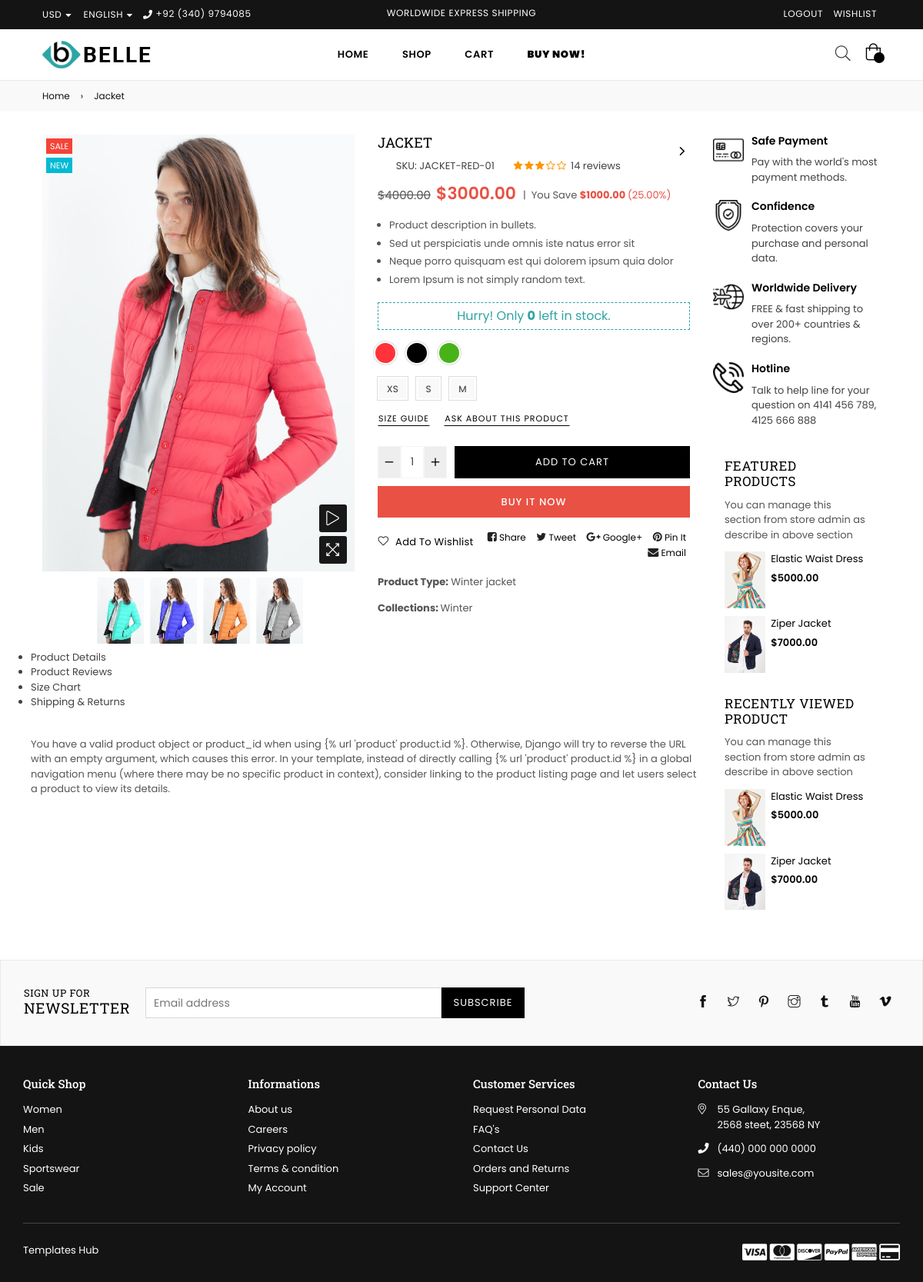
/shop/product/jacket/ (signed in), run on an earlier commit of the app's database.
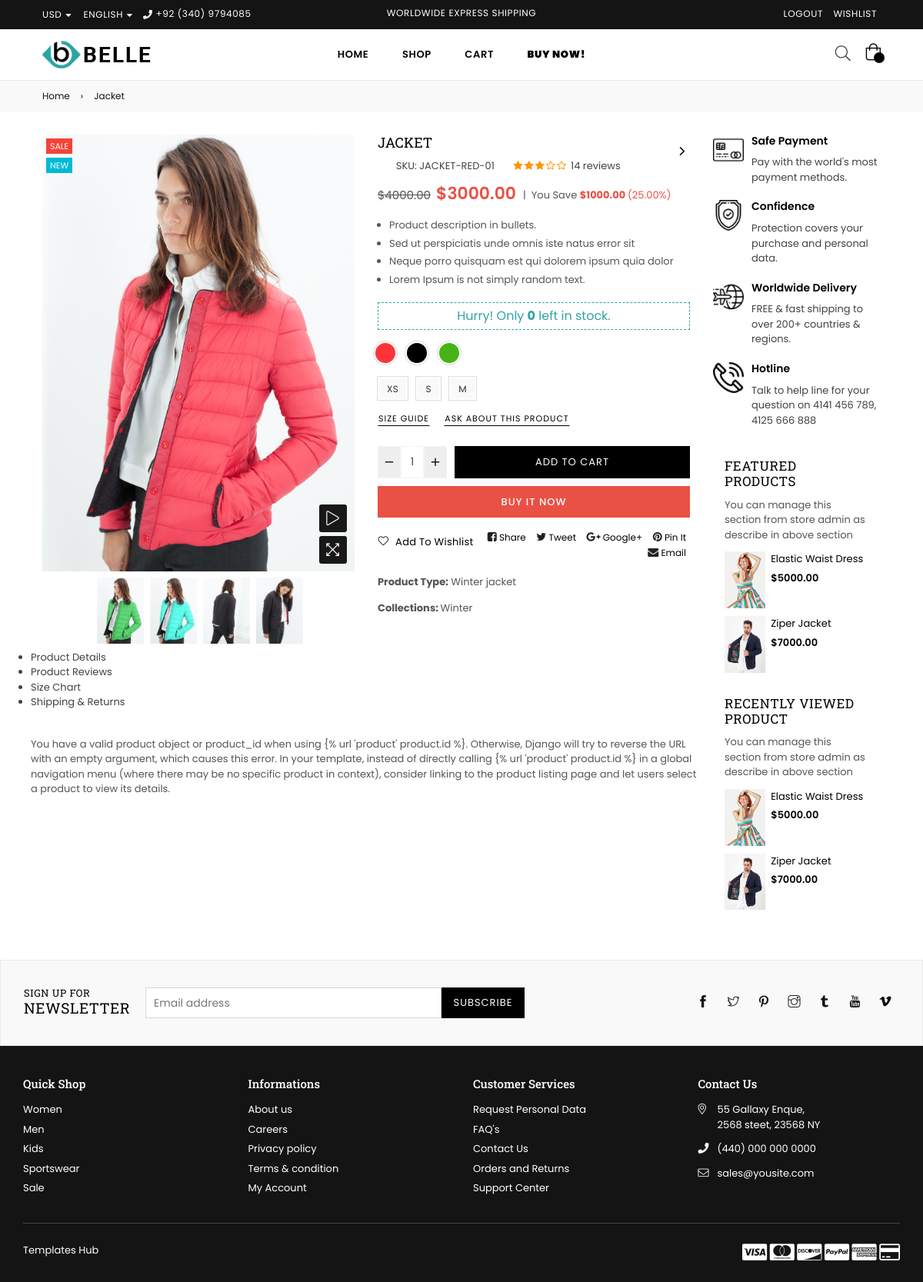
And on a later commit of the database.
### app/models.py (models this page shows, shortened)
class ProductBigImage(models.Model):
    product = models.ForeignKey(Product, related_name='big_images', on_delete=models.CASCADE)
    image = models.ImageField(upload_to='product_big_images/')
    alt_text = models.CharField(max_length=255, blank=True, null=True)
    width = models.PositiveIntegerField(null=True, blank=True)
    height = models.PositiveIntegerField(null=True, blank=True)

### app/views.py (the view, shortened to what this page needs)
# urls.py: path('product/<slug:slug>/', views.product_page, name='product'),
@login_required
def product_page(request, slug):
    product = get_object_or_404(Product, slug=slug)
    variants = product.images.all()  # Get all ProductImage objects related to this product
    big_variants = product.big_images.all()  # Get all ProductBigImage objects related to this product
    reviews = product.reviews.all()
    related_products = Product.objects.exclude(id=product.id)[:4]
    recently_viewed = request.session.get('recently_viewed', [])
    if product.id not in recently_viewed:
        recently_viewed.append(product.id)
        if len(recently_viewed) > 5:
            recently_viewed.pop(0)
    request.session['recently_viewed'] = recently_viewed
    you_saved, percentage_saved = None, None
    if product.price and product.discounted_price:
        you_saved = product.price - product.discounted_price
        percentage_saved = (you_saved / product.price) * 100
    review_form = ReviewForm()
    form = ProductQueryAskForm(request.POST or None)
    if request.method == 'POST' and form.is_valid() and 'query_submit' in request.POST:
        form.save()
        messages.success(request, "Your query has been submitted successfully!")
        return redirect('product', slug=slug)
    cart = request.session.get('cart', {})
    product_quantity = cart.get(str(product.id), 1)
    context = {
        'product': product,
        'variants': variants,
        'big_variants': big_variants,
        'you_saved': you_saved,
        'percentage_saved': percentage_saved,
        'reviews': reviews,
        'review_form': review_form,
        'form': form,
        'related_products': related_products,
        'product_quantity': product_quantity,
    }
    return render(request, 'app/product_page.html', context)

### app/forms.py
class ReviewForm(forms.ModelForm):
    class Meta:
        model = Review
        fields = ['name', 'email', 'rating', 'review_title', 'comment']
        widgets = {
            'name': forms.TextInput(attrs={'placeholder': 'Enter your name'}),
            'email': forms.EmailInput(attrs={'placeholder': 'john.smith@example.com'}),
            'rating': forms.NumberInput(attrs={'min': 1, 'max': 5}),
            'review_title': forms.TextInput(attrs={'placeholder': 'Give your review a title'}),
            'comment': forms.Textarea(attrs={'rows': 5, 'placeholder': 'Write your review here'}),
        }

### app/models.py (called while the page is built)
    def __str__(self):
        return self.name

    @property
    def total_price(self):
        return self.product.price * self.quantity

### app/templatetags/custom_filters.py (called while the page is built)
@register.filter
def negative(value):
    try:
        return -int(value)
    except (ValueError, TypeError):
        return value  # Return the original value if conversion fails

### app/templates/app/product_page.html (shortened to what the changed rows need)
{% extends 'base.html' %}
{% load static %}
{% load custom_filters %}
{% block content %}
   <div id="page-content">
    <div id="MainContent" class="main-content" role="main">
        <div id="ProductSection-product-template" class="product-template__container prstyle3 container-fluid">
            <div class="product-single product-single-1">
              <div class="left-content-product">
                    <div class="row">
                         <div class="col-lg-6 col-md-6 col-sm-12 col-12">
                            <div class="product-details-img product-single__photos bottom">
                                <div class="product-thumb product-thumb-1">
                                    <div id="gallery" class="product-dec-slider-1 product-tab-left">
                                      {% if big_variants %}
                                      {% for big_variant in big_variants %}
                                      <a data-image="{{big_variant.image.url}}" data-zoom-image="{{big_variant.image.url}}" class="slick-slide slick-cloned" data-slick-index="{{ forloop.revcounter|negative }}" aria-hidden="true" tabindex="-1">
                                        <img class="blur-up lazyload" src="{{big_variant.image.url}}" alt="" />
                                    </a>
                                      {% endfor %}
                                      {% else %}
                                        <p> No variants available.  </p>
                                      {% endif %}
                                    </div>
                                </div>
                            </div>
                        </div>
                        <div class="col-lg-6 col-md-6 col-sm-12 col-12">
                            <div class="product-single__meta">
                                <h1 class="product-single__title">{{product.name}}</h1>
                        </div>
                        </div>
                    </div>
                </div>
                <div class="prSidebar sidebar-product">
                <div class="col-lg-12 col-md-12 col-sm-12 col-12">
                        <div class="related-product grid-products">
                          <header class="section-header">
                                <h2 class="section-header__title text-center h2"><span>Featured Products</span></h2>
                            </header>
                        </div>
                        <div class="related-product grid-products">
                          <header class="section-header">
                                <h2 class="section-header__title text-center h2"><span>Recently Viewed Product</span></h2>
                            </header>
                        </div>
                    </div>
                </div>
            </div>
      </div>
</div>
</div>
</div>
{% endblock content %}

What changed in the data, as far as the page shows it:
changed ProductBigImage (number 1 of 4 on the later page): image: a different picture
changed ProductBigImage (number 2 of 4 on the later page): image: a different picture
changed ProductBigImage (number 3 of 4 on the later page): image: a different picture
changed ProductBigImage (number 4 of 4 on the later page): image: a different picture
